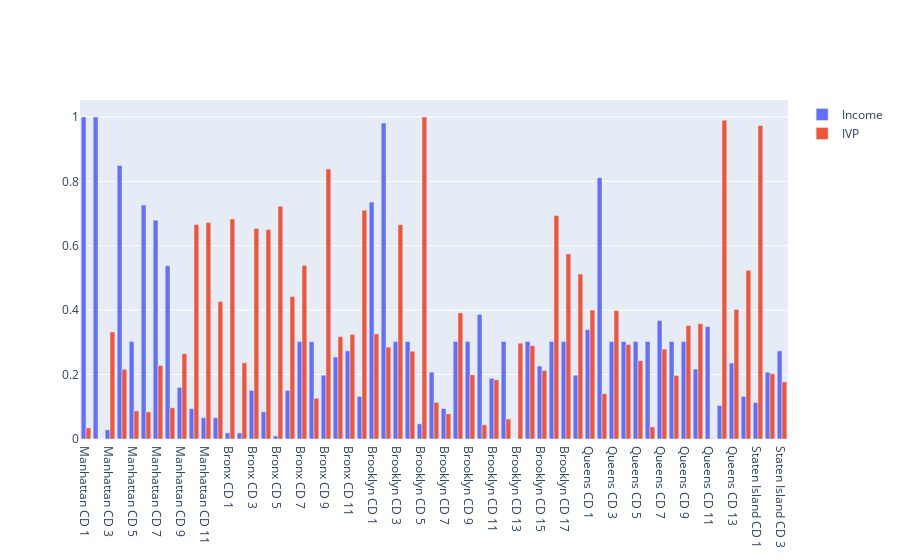

This figure's notebook cell:
### Code cell
fig = go.Figure(data=[go.Bar(name='Income', x = big_data['cd_short_title'], y=big_data['fp_100_mhhi']),
                      go.Bar(name='IVP', x = big_data['cd_short_title'], y = big_data['IPV_DIR'])
                      
                     ])

fig.update_layout(barmode='group')
fig.show()

### Figure 1 — Plotly figure (JSON) as saved in the notebook; plotly's stock layout.template omitted (floating-point values rounded to 4 significant figures)
{"data": [{"name": "Income", "type": "bar", "x": ["Manhattan CD 1", "Manhattan CD 2", "Manhattan CD 3", "Manhattan CD 4", "Manhattan CD 5", "Manhattan CD 6", "Manhattan CD 7", "Manhattan CD 8", "Manhattan CD 9", "Manhattan CD 10", "Manhattan CD 11", "Manhattan CD 12", "Bronx CD 1", "Bronx CD 2", "Bronx CD 3", "Bronx CD 4", "Bronx CD 5", "Bronx CD 6", "Bronx CD 7", "Bronx CD 8", "Bronx CD 9", "Bronx CD 10", "Bronx CD 11", "Bronx CD 12", "Brooklyn CD 1", "Brooklyn CD 2", "Brooklyn CD 3", "Brooklyn CD 4", "Brooklyn CD 5", "Brooklyn CD 6", "Brooklyn CD 7", "Brooklyn CD 8", "Brooklyn CD 9", "Brooklyn CD 10", "Brooklyn CD 11", "Brooklyn CD 12", "Brooklyn CD 13", "Brooklyn CD 14", "Brooklyn CD 15", "Brooklyn CD 16", "Brooklyn CD 17", "Brooklyn CD 18", "Queens CD 1", "Queens CD 2", "Queens CD 3", "Queens CD 4", "Queens CD 5", "Queens CD 6", "Queens CD 7", "Queens CD 8", "Queens CD 9", "Queens CD 10", "Queens CD 11", "Queens CD 12", "Queens CD 13", "Queens CD 14", "Staten Island CD 1", "Staten Island CD 2", "Staten Island CD 3"], "y": [1, 1, 0.0283, 0.8491, 0.3028, 0.7264, 0.6792, 0.5377, 0.1604, 0.09434, 0.06604, 0.06604, 0.01887, 0.01887, 0.1509, 0.08491, 0.009434, 0.1509, 0.3028, 0.3019, 0.1981, 0.2547, 0.2736, 0.1321, 0.7358, 0.9811, 0.3028, 0.3028, 0.04717, 0.2075, 0.09434, 0.3028, 0.3028, 0.3868, 0.1887, 0.3028, 0, 0.3028, 0.2264, 0.3028, 0.3028, 0.1981, 0.3396, 0.8113, 0.3028, 0.3028, 0.3028, 0.3028, 0.3679, 0.3028, 0.3028, 0.217, 0.3491, 0.1038, 0.2358, 0.1321, 0.1132, 0.2075, 0.2736]}, {"name": "IVP", "type": "bar", "x": ["Manhattan CD 1", "Manhattan CD 2", "Manhattan CD 3", "Manhattan CD 4", "Manhattan CD 5", "Manhattan CD 6", "Manhattan CD 7", "Manhattan CD 8", "Manhattan CD 9", "Manhattan CD 10", "Manhattan CD 11", "Manhattan CD 12", "Bronx CD 1", "Bronx CD 2", "Bronx CD 3", "Bronx CD 4", "Bronx CD 5", "Bronx CD 6", "Bronx CD 7", "Bronx CD 8", "Bronx CD 9", "Bronx CD 10", "Bronx CD 11", "Bronx CD 12", "Brooklyn CD 1", "Brooklyn CD 2", "Brooklyn CD 3", "Brooklyn CD 4", "Brooklyn CD 5", "Brooklyn CD 6", "Brooklyn CD 7", "Brooklyn CD 8", "Brooklyn CD 9", "Brooklyn CD 10", "Brooklyn CD 11", "Brooklyn CD 12", "Brooklyn CD 13", "Brooklyn CD 14", "Brooklyn CD 15", "Brooklyn CD 16", "Brooklyn CD 17", "Brooklyn CD 18", "Queens CD 1", "Queens CD 2", "Queens CD 3", "Queens CD 4", "Queens CD 5", "Queens CD 6", "Queens CD 7", "Queens CD 8", "Queens CD 9", "Queens CD 10", "Queens CD 11", "Queens CD 12", "Queens CD 13", "Queens CD 14", "Staten Island CD 1", "Staten Island CD 2", "Staten Island CD 3"], "y": [0.03434, 0, 0.3324, 0.2163, 0.08729, 0.08414, 0.2283, 0.09699, 0.2647, 0.6658, 0.6721, 0.4267, 0.6834, 0.2367, 0.6535, 0.6509, 0.7227, 0.4422, 0.5387, 0.1263, 0.838, 0.3177, 0.3248, 0.7106, 0.3263, 0.2852, 0.6653, 0.2726, 1, 0.1138, 0.07837, 0.3916, 0.1995, 0.04404, 0.184, 0.06212, 0.2975, 0.2899, 0.2126, 0.6944, 0.5746, 0.5122, 0.4003, 0.1408, 0.399, 0.2936, 0.2433, 0.03775, 0.2792, 0.1974, 0.3526, 0.3581, 0.002097, 0.99, 0.4024, 0.5237, 0.9735, 0.2026, 0.1775]}], "layout": {"barmode": "group"}}
